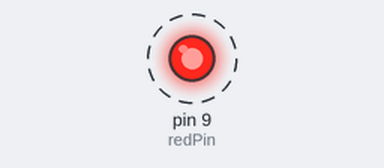
Bench run of a sketch on a simulated Arduino Uno, built with avr-gcc and run on an emulated ATmega328P. On the bench: output pins drawn as LEDs (lit = HIGH). Dashed ring = blinking.

Above: at 0.05 s.
Timing chart, 0 to 3.0 s (numbered marks = the images above):
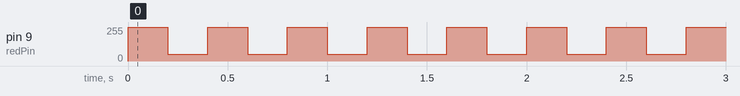

The sketch:

08_VARIABLE_INTENSITY_ANALOG_WRITE.ino
```cpp
int redPin = 9;
int bright = 255;
int dim = 50;
int delayB = 200;

void setup() {
  // put your setup code here, to run once:
  pinMode(redPin, OUTPUT); // parameters - [what pin we want to use, INPUT or OUTPUT]
}

void loop() {
  // put your main code here, to run repeatedly:
  analogWrite(redPin, bright); // parameters - [what pin to use, what value of VOLTAGE (signal) to send - between 0 and 255]
  delay(delayB);
  analogWrite(redPin, dim);
  delay(delayB);
  // note that 0-255, here 0 stands for 0V but 255 doesnot stand for 255V. 255 repersents 5V
  // 255 is basically 2^8 and 8 bits
  // hence 0 represents 0V and 255 represents 5V
  // so 125 will be around 2.5 Volts
}
```

Measured:
- by itself, pin 9 (redPin): alternates 255/255 for 0.20 s and 50/255 for 0.20 s
